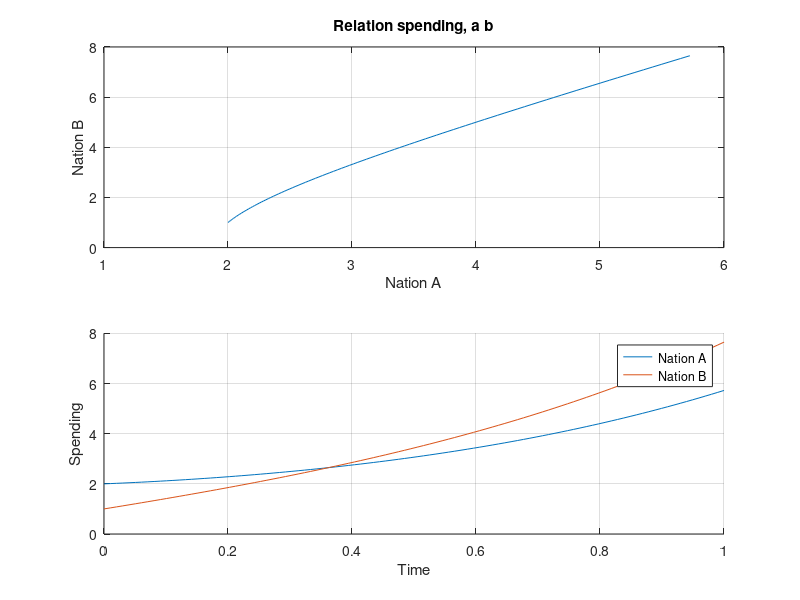

Reproduce this figure in MATLAB.
t = linspace(0,1);
a = 1;
b = 2;
omega = sqrt(a*b);
initial = [2,1];
P = [sqrt(a/(a+b)),sqrt(a/(a+b)); sqrt(b/(a+b)),-sqrt(b/(a+b))];
xi_1 = P(:,1);
xi_2 = P(:,2);
disp(xi_1);
disp(xi_2);
P_1 = inv(P);
U = P_1 * initial';
u_0 = U(1);
v_0 = U(2);
disp(P_1);
disp(u_0);

sol = @(t) u_0*xi_1 .* exp(omega*t) + v_0*xi_2 .* exp(-omega*t);

fig = figure();
subplot(2,1,1)
x = sol(t)(1,:);
y = sol(t)(2,:);
plot(x,y);
title("Relation spending, {a} {b}");
xlabel("Nation A");
ylabel("Nation B");
grid on;
subplot(2,1,2);
hold on;
plot(t,x,'DisplayName','Nation A');
plot(t,y,'DisplayName','Nation B');
xlabel('Time');
ylabel('Spending');
legend('show');
grid on;
hold off;
